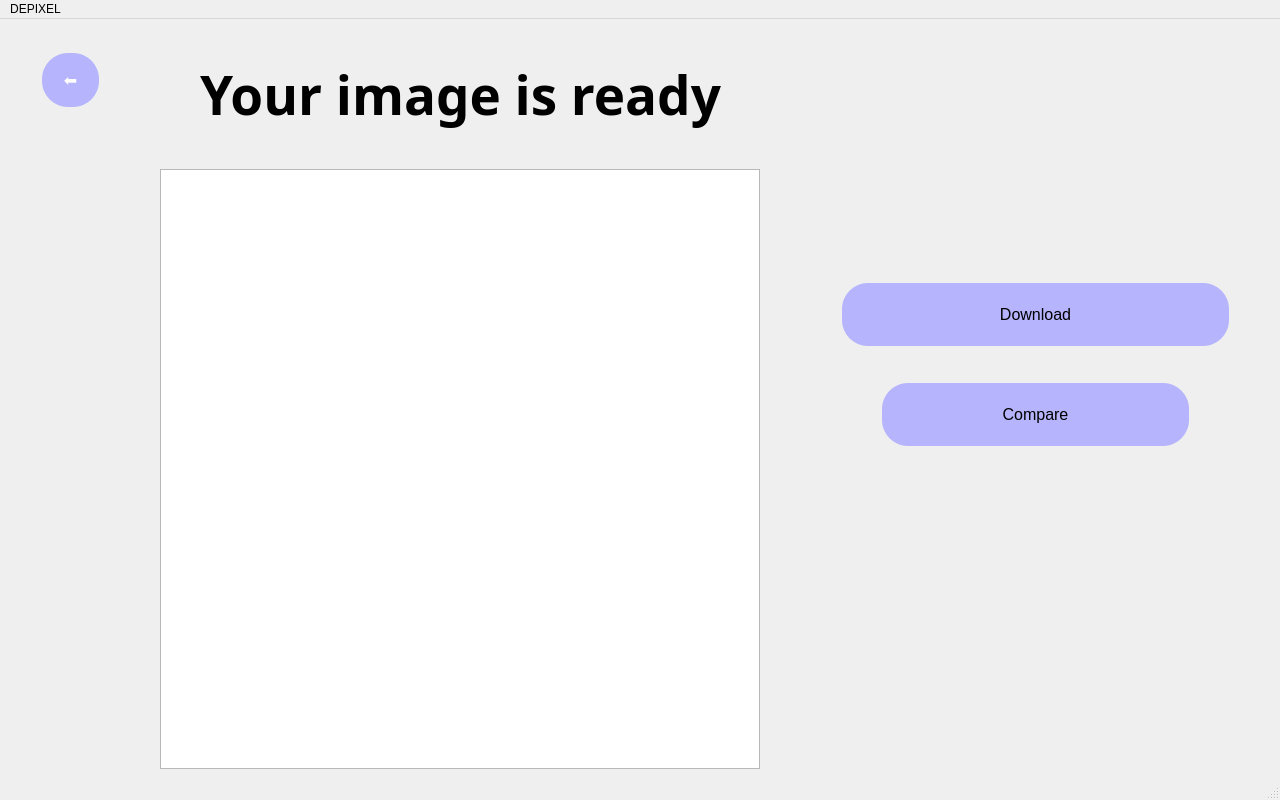
<?xml version="1.0" encoding="UTF-8"?>
<ui version="4.0">
 <class>MainWindow</class>
 <widget class="QMainWindow" name="MainWindow">
  <property name="geometry">
   <rect>
    <x>0</x>
    <y>0</y>
    <width>1280</width>
    <height>800</height>
   </rect>
  </property>
  <property name="sizePolicy">
   <sizepolicy hsizetype="Fixed" vsizetype="Fixed">
    <horstretch>0</horstretch>
    <verstretch>0</verstretch>
   </sizepolicy>
  </property>
  <property name="minimumSize">
   <size>
    <width>1280</width>
    <height>800</height>
   </size>
  </property>
  <property name="maximumSize">
   <size>
    <width>1280</width>
    <height>800</height>
   </size>
  </property>
  <property name="font">
   <font>
    <family>.AppleSystemUIFont</family>
   </font>
  </property>
  <property name="windowTitle">
   <string>MainWindow</string>
  </property>
  <property name="styleSheet">
   <string notr="true">background-color: rgb(rgb(133, 174, 207));</string>
  </property>
  <widget class="QWidget" name="centralwidget">
   <widget class="QGraphicsView" name="graphicsView">
    <property name="geometry">
     <rect>
      <x>160</x>
      <y>150</y>
      <width>600</width>
      <height>600</height>
     </rect>
    </property>
   </widget>
   <widget class="QPushButton" name="pushButton_1">
    <property name="geometry">
     <rect>
      <x>880</x>
      <y>360</y>
      <width>311</width>
      <height>71</height>
     </rect>
    </property>
    <property name="sizePolicy">
     <sizepolicy hsizetype="Fixed" vsizetype="Fixed">
      <horstretch>0</horstretch>
      <verstretch>0</verstretch>
     </sizepolicy>
    </property>
    <property name="sizeIncrement">
     <size>
      <width>0</width>
      <height>0</height>
     </size>
    </property>
    <property name="styleSheet">
     <string notr="true">background-color: #B6B4FC; /* Green background */
 border: none; /* Remove border */
 color: black; /* White text */
    text-align: center; /* Centered text */
    text-decoration: none; /* Remove underline */
    display: inline-block; /* Inline-block */
    font-size: 16px; /* Increase font size */
    margin: 4px 2px; /* Some margin */
    transition-duration: 0.4s; /* 0.4 seconds transition effect */
    border-radius: 26px; /* Rounded corners */
font: 600 24pt &quot;Montserrat&quot;;</string>
    </property>
    <property name="text">
     <string>Compare</string>
    </property>
    <property name="iconSize">
     <size>
      <width>20</width>
      <height>100</height>
     </size>
    </property>
   </widget>
   <widget class="QPushButton" name="pushButton_2">
    <property name="geometry">
     <rect>
      <x>840</x>
      <y>260</y>
      <width>391</width>
      <height>71</height>
     </rect>
    </property>
    <property name="sizePolicy">
     <sizepolicy hsizetype="Fixed" vsizetype="Fixed">
      <horstretch>0</horstretch>
      <verstretch>0</verstretch>
     </sizepolicy>
    </property>
    <property name="sizeIncrement">
     <size>
      <width>0</width>
      <height>0</height>
     </size>
    </property>
    <property name="styleSheet">
     <string notr="true">background-color: #B6B4FC; /* Green background */
 border: none; /* Remove border */
 color: black; /* White text */
    text-align: center; /* Centered text */
    text-decoration: none; /* Remove underline */
    display: inline-block; /* Inline-block */
    font-size: 16px; /* Increase font size */
    margin: 4px 2px; /* Some margin */
    transition-duration: 0.4s; /* 0.4 seconds transition effect */
    border-radius: 26px; /* Rounded corners */
font: 600 24pt &quot;Montserrat&quot;;</string>
    </property>
    <property name="text">
     <string>Download</string>
    </property>
    <property name="iconSize">
     <size>
      <width>20</width>
      <height>100</height>
     </size>
    </property>
   </widget>
   <widget class="QPushButton" name="pushButton">
    <property name="geometry">
     <rect>
      <x>40</x>
      <y>30</y>
      <width>61</width>
      <height>62</height>
     </rect>
    </property>
    <property name="sizePolicy">
     <sizepolicy hsizetype="Fixed" vsizetype="Fixed">
      <horstretch>0</horstretch>
      <verstretch>0</verstretch>
     </sizepolicy>
    </property>
    <property name="sizeIncrement">
     <size>
      <width>0</width>
      <height>0</height>
     </size>
    </property>
    <property name="styleSheet">
     <string notr="true">background-color: #B6B4FC; /* Green background */
 border: none; /* Remove border */
 color: white; /* White text */
    text-align: center; /* Centered text */
    text-decoration: none; /* Remove underline */
    display: inline-block; /* Inline-block */
    font-size: 16px; /* Increase font size */
    margin: 4px 2px; /* Some margin */
    transition-duration: 0.4s; /* 0.4 seconds transition effect */
    border-radius: 26px; /* Rounded corners */
font: 600 24pt &quot;Montserrat&quot;;</string>
    </property>
    <property name="text">
     <string>⬅</string>
    </property>
    <property name="iconSize">
     <size>
      <width>20</width>
      <height>100</height>
     </size>
    </property>
   </widget>
   <widget class="QLabel" name="title_label">
    <property name="geometry">
     <rect>
      <x>150</x>
      <y>0</y>
      <width>621</width>
      <height>151</height>
     </rect>
    </property>
    <property name="sizePolicy">
     <sizepolicy hsizetype="Maximum" vsizetype="Preferred">
      <horstretch>0</horstretch>
      <verstretch>0</verstretch>
     </sizepolicy>
    </property>
    <property name="maximumSize">
     <size>
      <width>16777215</width>
      <height>16777215</height>
     </size>
    </property>
    <property name="font">
     <font>
      <family>Montserrat</family>
      <pointsize>40</pointsize>
      <bold>true</bold>
     </font>
    </property>
    <property name="text">
     <string>Your image is ready</string>
    </property>
    <property name="textFormat">
     <enum>Qt::AutoText</enum>
    </property>
    <property name="alignment">
     <set>Qt::AlignCenter</set>
    </property>
   </widget>
   <widget class="QLabel" name="label">
    <property name="geometry">
     <rect>
      <x>140</x>
      <y>100</y>
      <width>641</width>
      <height>21</height>
     </rect>
    </property>
    <property name="text">
     <string/>
    </property>
    <property name="pixmap">
     <pixmap>depixel_line_text.png</pixmap>
    </property>
    <property name="scaledContents">
     <bool>true</bool>
    </property>
   </widget>
   <widget class="QLabel" name="label_2">
    <property name="geometry">
     <rect>
      <x>1010</x>
      <y>30</y>
      <width>211</width>
      <height>171</height>
     </rect>
    </property>
    <property name="text">
     <string/>
    </property>
    <property name="pixmap">
     <pixmap>depixel_pixel.png</pixmap>
    </property>
    <property name="scaledContents">
     <bool>true</bool>
    </property>
   </widget>
   <widget class="QLabel" name="label_3">
    <property name="geometry">
     <rect>
      <x>-50</x>
      <y>-40</y>
      <width>1331</width>
      <height>851</height>
     </rect>
    </property>
    <property name="text">
     <string/>
    </property>
    <property name="pixmap">
     <pixmap>depixel_background.png</pixmap>
    </property>
    <property name="scaledContents">
     <bool>true</bool>
    </property>
   </widget>
   <zorder>label_3</zorder>
   <zorder>graphicsView</zorder>
   <zorder>pushButton_1</zorder>
   <zorder>pushButton_2</zorder>
   <zorder>pushButton</zorder>
   <zorder>title_label</zorder>
   <zorder>label</zorder>
   <zorder>label_2</zorder>
  </widget>
  <widget class="QMenuBar" name="menubar">
   <property name="geometry">
    <rect>
     <x>0</x>
     <y>0</y>
     <width>1280</width>
     <height>22</height>
    </rect>
   </property>
   <widget class="QMenu" name="menuMusic_recommendations">
    <property name="title">
     <string>DEPIXEL</string>
    </property>
   </widget>
   <addaction name="menuMusic_recommendations"/>
  </widget>
  <widget class="QStatusBar" name="statusbar"/>
 </widget>
 <resources/>
 <connections/>
</ui>
